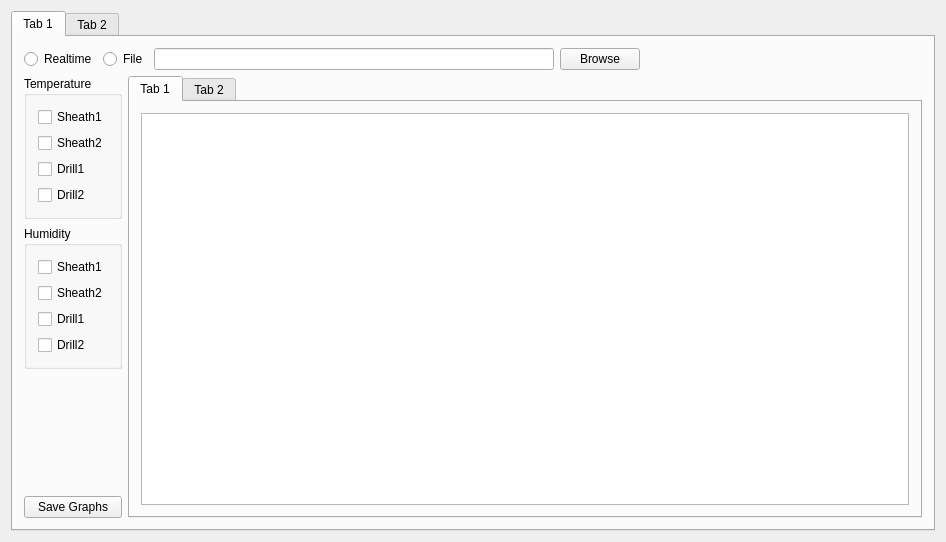
<?xml version="1.0" encoding="UTF-8"?>
<ui version="4.0">
 <class>MainWindow</class>
 <widget class="QMainWindow" name="MainWindow">
  <property name="geometry">
   <rect>
    <x>0</x>
    <y>0</y>
    <width>946</width>
    <height>542</height>
   </rect>
  </property>
  <property name="sizeIncrement">
   <size>
    <width>1</width>
    <height>1</height>
   </size>
  </property>
  <property name="windowTitle">
   <string>MainWindow</string>
  </property>
  <widget class="QWidget" name="centralWidget">
   <layout class="QVBoxLayout" name="verticalLayout_3">
    <item>
     <widget class="QTabWidget" name="digsiteTabs">
      <property name="currentIndex">
       <number>0</number>
      </property>
      <widget class="QWidget" name="currentSite">
       <attribute name="title">
        <string>Tab 1</string>
       </attribute>
       <layout class="QHBoxLayout" name="horizontalLayout_5">
        <item>
         <layout class="QVBoxLayout" name="verticalLayout_2">
          <item>
           <layout class="QHBoxLayout" name="inputFrame">
            <item>
             <widget class="QRadioButton" name="realtimeButton">
              <property name="text">
               <string>Realtime</string>
              </property>
             </widget>
            </item>
            <item>
             <widget class="QRadioButton" name="fileButton">
              <property name="text">
               <string>File</string>
              </property>
             </widget>
            </item>
            <item>
             <widget class="QLineEdit" name="fileInput">
              <property name="minimumSize">
               <size>
                <width>400</width>
                <height>0</height>
               </size>
              </property>
              <property name="maximumSize">
               <size>
                <width>400</width>
                <height>16777215</height>
               </size>
              </property>
             </widget>
            </item>
            <item>
             <widget class="QPushButton" name="browseButton">
              <property name="text">
               <string>Browse</string>
              </property>
             </widget>
            </item>
            <item>
             <spacer name="horizontalSpacer">
              <property name="orientation">
               <enum>Qt::Horizontal</enum>
              </property>
              <property name="sizeHint" stdset="0">
               <size>
                <width>40</width>
                <height>20</height>
               </size>
              </property>
             </spacer>
            </item>
           </layout>
          </item>
          <item>
           <layout class="QHBoxLayout" name="displayFrame">
            <item>
             <layout class="QVBoxLayout" name="sensorEnables">
              <property name="spacing">
               <number>7</number>
              </property>
              <item>
               <widget class="QGroupBox" name="tempSensors">
                <property name="maximumSize">
                 <size>
                  <width>100</width>
                  <height>150</height>
                 </size>
                </property>
                <property name="title">
                 <string>Temperature</string>
                </property>
                <layout class="QVBoxLayout" name="verticalLayout_4">
                 <item>
                  <widget class="QCheckBox" name="tsheath1">
                   <property name="text">
                    <string>Sheath1</string>
                   </property>
                  </widget>
                 </item>
                 <item>
                  <widget class="QCheckBox" name="tsheath2">
                   <property name="text">
                    <string>Sheath2</string>
                   </property>
                  </widget>
                 </item>
                 <item>
                  <widget class="QCheckBox" name="tdrill1">
                   <property name="text">
                    <string>Drill1</string>
                   </property>
                  </widget>
                 </item>
                 <item>
                  <widget class="QCheckBox" name="tdrill2">
                   <property name="text">
                    <string>Drill2</string>
                   </property>
                  </widget>
                 </item>
                </layout>
               </widget>
              </item>
              <item>
               <widget class="QGroupBox" name="humidSensors">
                <property name="maximumSize">
                 <size>
                  <width>100</width>
                  <height>150</height>
                 </size>
                </property>
                <property name="title">
                 <string>Humidity</string>
                </property>
                <layout class="QVBoxLayout" name="verticalLayout_5">
                 <item>
                  <widget class="QCheckBox" name="hsheath1">
                   <property name="text">
                    <string>Sheath1</string>
                   </property>
                  </widget>
                 </item>
                 <item>
                  <widget class="QCheckBox" name="hsheath2">
                   <property name="text">
                    <string>Sheath2</string>
                   </property>
                  </widget>
                 </item>
                 <item>
                  <widget class="QCheckBox" name="hdrill1">
                   <property name="text">
                    <string>Drill1</string>
                   </property>
                  </widget>
                 </item>
                 <item>
                  <widget class="QCheckBox" name="hdrill2">
                   <property name="text">
                    <string>Drill2</string>
                   </property>
                  </widget>
                 </item>
                </layout>
               </widget>
              </item>
              <item>
               <spacer name="verticalSpacer">
                <property name="orientation">
                 <enum>Qt::Vertical</enum>
                </property>
                <property name="sizeHint" stdset="0">
                 <size>
                  <width>20</width>
                  <height>40</height>
                 </size>
                </property>
               </spacer>
              </item>
              <item>
               <widget class="QPushButton" name="saveGraphsButton">
                <property name="text">
                 <string>Save Graphs</string>
                </property>
               </widget>
              </item>
             </layout>
            </item>
            <item>
             <widget class="QTabWidget" name="graphTabs">
              <property name="currentIndex">
               <number>0</number>
              </property>
              <widget class="QWidget" name="tab_1">
               <attribute name="title">
                <string>Tab 1</string>
               </attribute>
               <layout class="QHBoxLayout" name="horizontalLayout_3">
                <item>
                 <widget class="QPlainTextEdit" name="plainTextEdit"/>
                </item>
               </layout>
              </widget>
              <widget class="QWidget" name="tab_2">
               <attribute name="title">
                <string>Tab 2</string>
               </attribute>
               <layout class="QHBoxLayout" name="horizontalLayout_4">
                <item>
                 <widget class="QPlainTextEdit" name="plainTextEdit_2"/>
                </item>
               </layout>
              </widget>
             </widget>
            </item>
           </layout>
          </item>
         </layout>
        </item>
       </layout>
      </widget>
      <widget class="QWidget" name="exSite">
       <attribute name="title">
        <string>Tab 2</string>
       </attribute>
       <layout class="QVBoxLayout" name="verticalLayout_9">
        <item>
         <layout class="QHBoxLayout" name="displayFrame_2">
          <item>
           <layout class="QVBoxLayout" name="sensorEnables_2">
            <property name="spacing">
             <number>7</number>
            </property>
            <item>
             <widget class="QGroupBox" name="tempSensors_2">
              <property name="maximumSize">
               <size>
                <width>100</width>
                <height>150</height>
               </size>
              </property>
              <property name="title">
               <string>Temperature</string>
              </property>
              <layout class="QVBoxLayout" name="verticalLayout_7">
               <item>
                <widget class="QCheckBox" name="tsheath1_2">
                 <property name="text">
                  <string>Sheath1</string>
                 </property>
                </widget>
               </item>
               <item>
                <widget class="QCheckBox" name="tsheath2_2">
                 <property name="text">
                  <string>Sheath2</string>
                 </property>
                </widget>
               </item>
               <item>
                <widget class="QCheckBox" name="tdrill1_2">
                 <property name="text">
                  <string>Drill1</string>
                 </property>
                </widget>
               </item>
               <item>
                <widget class="QCheckBox" name="tdrill2_2">
                 <property name="text">
                  <string>Drill2</string>
                 </property>
                </widget>
               </item>
              </layout>
             </widget>
            </item>
            <item>
             <widget class="QGroupBox" name="humidSensors_2">
              <property name="maximumSize">
               <size>
                <width>100</width>
                <height>150</height>
               </size>
              </property>
              <property name="title">
               <string>Humidity</string>
              </property>
              <layout class="QVBoxLayout" name="verticalLayout_8">
               <item>
                <widget class="QCheckBox" name="hsheath1_2">
                 <property name="text">
                  <string>Sheath1</string>
                 </property>
                </widget>
               </item>
               <item>
                <widget class="QCheckBox" name="hsheath2_2">
                 <property name="text">
                  <string>Sheath2</string>
                 </property>
                </widget>
               </item>
               <item>
                <widget class="QCheckBox" name="hdrill1_2">
                 <property name="text">
                  <string>Drill1</string>
                 </property>
                </widget>
               </item>
               <item>
                <widget class="QCheckBox" name="hdrill2_2">
                 <property name="text">
                  <string>Drill2</string>
                 </property>
                </widget>
               </item>
              </layout>
             </widget>
            </item>
            <item>
             <spacer name="verticalSpacer_2">
              <property name="orientation">
               <enum>Qt::Vertical</enum>
              </property>
              <property name="sizeHint" stdset="0">
               <size>
                <width>20</width>
                <height>40</height>
               </size>
              </property>
             </spacer>
            </item>
           </layout>
          </item>
          <item>
           <widget class="QTabWidget" name="graphTabs_2">
            <property name="currentIndex">
             <number>0</number>
            </property>
            <widget class="QWidget" name="tab_3">
             <attribute name="title">
              <string>Tab 1</string>
             </attribute>
             <layout class="QHBoxLayout" name="horizontalLayout_7">
              <item>
               <widget class="QPlainTextEdit" name="plainTextEdit_3"/>
              </item>
             </layout>
            </widget>
            <widget class="QWidget" name="tab_4">
             <attribute name="title">
              <string>Tab 2</string>
             </attribute>
             <layout class="QHBoxLayout" name="horizontalLayout_8">
              <item>
               <widget class="QPlainTextEdit" name="plainTextEdit_4"/>
              </item>
             </layout>
            </widget>
           </widget>
          </item>
         </layout>
        </item>
       </layout>
      </widget>
     </widget>
    </item>
   </layout>
  </widget>
 </widget>
 <layoutdefault spacing="6" margin="11"/>
 <resources/>
 <connections/>
</ui>
